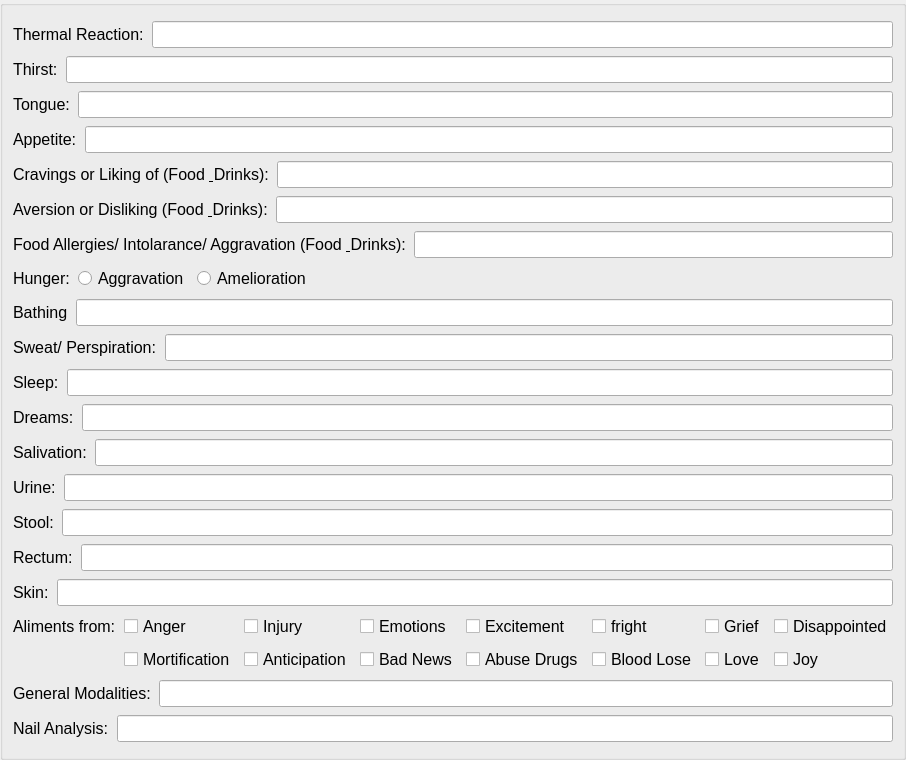
           <widget class="QGroupBox" name="groupBox_3">
            <property name="sizePolicy">
             <sizepolicy hsizetype="Expanding" vsizetype="Preferred">
              <horstretch>0</horstretch>
              <verstretch>0</verstretch>
             </sizepolicy>
            </property>
            <property name="font">
             <font>
              <pointsize>12</pointsize>
             </font>
            </property>
            <layout class="QVBoxLayout" name="verticalLayout_7">
             <property name="spacing">
              <number>8</number>
             </property>
             <property name="leftMargin">
              <number>10</number>
             </property>
             <property name="topMargin">
              <number>15</number>
             </property>
             <property name="rightMargin">
              <number>10</number>
             </property>
             <property name="bottomMargin">
              <number>15</number>
             </property>
             <item>
              <layout class="QHBoxLayout" name="horizontalLayout_18">
               <item>
                <widget class="QLabel" name="thermal_label">
                 <property name="font">
                  <font>
                   <pointsize>12</pointsize>
                  </font>
                 </property>
                 <property name="text">
                  <string>Thermal Reaction:</string>
                 </property>
                 <property name="buddy">
                  <cstring>thermal_lineEdit</cstring>
                 </property>
                </widget>
               </item>
               <item>
                <widget class="QLineEdit" name="thermal_lineEdit">
                 <property name="font">
                  <font>
                   <pointsize>12</pointsize>
                  </font>
                 </property>
                </widget>
               </item>
              </layout>
             </item>
             <item>
              <layout class="QHBoxLayout" name="horizontalLayout_19">
               <item>
                <widget class="QLabel" name="thirst_label">
                 <property name="font">
                  <font>
                   <pointsize>12</pointsize>
                  </font>
                 </property>
                 <property name="text">
                  <string>Thirst:</string>
                 </property>
                 <property name="buddy">
                  <cstring>thirst_lineEdit</cstring>
                 </property>
                </widget>
               </item>
               <item>
                <widget class="QLineEdit" name="thirst_lineEdit">
                 <property name="font">
                  <font>
                   <pointsize>12</pointsize>
                  </font>
                 </property>
                </widget>
               </item>
              </layout>
             </item>
             <item>
              <layout class="QHBoxLayout" name="horizontalLayout_20">
               <item>
                <widget class="QLabel" name="tongue_label">
                 <property name="font">
                  <font>
                   <pointsize>12</pointsize>
                  </font>
                 </property>
                 <property name="text">
                  <string>Tongue:</string>
                 </property>
                 <property name="buddy">
                  <cstring>tongue_lineEdit</cstring>
                 </property>
                </widget>
               </item>
               <item>
                <widget class="QLineEdit" name="tongue_lineEdit">
                 <property name="font">
                  <font>
                   <pointsize>12</pointsize>
                  </font>
                 </property>
                </widget>
               </item>
              </layout>
             </item>
             <item>
              <layout class="QHBoxLayout" name="horizontalLayout_21">
               <item>
                <widget class="QLabel" name="appetite_label">
                 <property name="font">
                  <font>
                   <pointsize>12</pointsize>
                  </font>
                 </property>
                 <property name="text">
                  <string>Appetite:</string>
                 </property>
                 <property name="buddy">
                  <cstring>appetite_lineEdit</cstring>
                 </property>
                </widget>
               </item>
               <item>
                <widget class="QLineEdit" name="appetite_lineEdit">
                 <property name="font">
                  <font>
                   <pointsize>12</pointsize>
                  </font>
                 </property>
                </widget>
               </item>
              </layout>
             </item>
             <item>
              <layout class="QHBoxLayout" name="horizontalLayout_22">
               <item>
                <widget class="QLabel" name="craving_label">
                 <property name="font">
                  <font>
                   <pointsize>12</pointsize>
                  </font>
                 </property>
                 <property name="text">
                  <string>Cravings or Liking of (Food &amp; Drinks):</string>
                 </property>
                 <property name="buddy">
                  <cstring>cravings_lineEdit</cstring>
                 </property>
                </widget>
               </item>
               <item>
                <widget class="QLineEdit" name="cravings_lineEdit">
                 <property name="font">
                  <font>
                   <pointsize>12</pointsize>
                  </font>
                 </property>
                </widget>
               </item>
              </layout>
             </item>
             <item>
              <layout class="QHBoxLayout" name="horizontalLayout_23">
               <item>
                <widget class="QLabel" name="dislike_label">
                 <property name="font">
                  <font>
                   <pointsize>12</pointsize>
                  </font>
                 </property>
                 <property name="text">
                  <string>Aversion or Disliking (Food &amp; Drinks):</string>
                 </property>
                 <property name="buddy">
                  <cstring>dislike_lineEdit</cstring>
                 </property>
                </widget>
               </item>
               <item>
                <widget class="QLineEdit" name="dislike_lineEdit">
                 <property name="font">
                  <font>
                   <pointsize>12</pointsize>
                  </font>
                 </property>
                </widget>
               </item>
              </layout>
             </item>
             <item>
              <layout class="QHBoxLayout" name="horizontalLayout_24">
               <item>
                <widget class="QLabel" name="intolerance_label">
                 <property name="font">
                  <font>
                   <pointsize>12</pointsize>
                  </font>
                 </property>
                 <property name="text">
                  <string>Food Allergies/ Intolarance/ Aggravation (Food &amp; Drinks):</string>
                 </property>
                 <property name="buddy">
                  <cstring>intolerance_lineEdit</cstring>
                 </property>
                </widget>
               </item>
               <item>
                <widget class="QLineEdit" name="intolerance_lineEdit">
                 <property name="font">
                  <font>
                   <pointsize>12</pointsize>
                  </font>
                 </property>
                </widget>
               </item>
              </layout>
             </item>
             <item>
              <layout class="QHBoxLayout" name="horizontalLayout_25">
               <item>
                <widget class="QLabel" name="hunger_label">
                 <property name="sizePolicy">
                  <sizepolicy hsizetype="Fixed" vsizetype="Preferred">
                   <horstretch>0</horstretch>
                   <verstretch>0</verstretch>
                  </sizepolicy>
                 </property>
                 <property name="font">
                  <font>
                   <pointsize>12</pointsize>
                  </font>
                 </property>
                 <property name="text">
                  <string>Hunger:</string>
                 </property>
                </widget>
               </item>
               <item>
                <widget class="QRadioButton" name="aggravation_radiobtn">
                 <property name="sizePolicy">
                  <sizepolicy hsizetype="Fixed" vsizetype="Fixed">
                   <horstretch>0</horstretch>
                   <verstretch>0</verstretch>
                  </sizepolicy>
                 </property>
                 <property name="font">
                  <font>
                   <pointsize>12</pointsize>
                  </font>
                 </property>
                 <property name="text">
                  <string>Aggravation</string>
                 </property>
                </widget>
               </item>
               <item>
                <widget class="QRadioButton" name="amelioration_radiobtn">
                 <property name="sizePolicy">
                  <sizepolicy hsizetype="Fixed" vsizetype="Fixed">
                   <horstretch>0</horstretch>
                   <verstretch>0</verstretch>
                  </sizepolicy>
                 </property>
                 <property name="font">
                  <font>
                   <pointsize>12</pointsize>
                  </font>
                 </property>
                 <property name="text">
                  <string>Amelioration</string>
                 </property>
                </widget>
               </item>
               <item>
                <spacer name="horizontalSpacer">
                 <property name="font">
                  <font>
                   <pointsize>12</pointsize>
                  </font>
                 </property>
                 <property name="orientation">
                  <enum>Qt::Horizontal</enum>
                 </property>
                 <property name="sizeHint" stdset="0">
                  <size>
                   <width>40</width>
                   <height>20</height>
                  </size>
                 </property>
                </spacer>
               </item>
              </layout>
             </item>
             <item>
              <layout class="QHBoxLayout" name="horizontalLayout_28">
               <item>
                <widget class="QLabel" name="bathing_label">
                 <property name="font">
                  <font>
                   <pointsize>12</pointsize>
                  </font>
                 </property>
                 <property name="text">
                  <string>Bathing</string>
                 </property>
                 <property name="buddy">
                  <cstring>bathing_lineEdit</cstring>
                 </property>
                </widget>
               </item>
               <item>
                <widget class="QLineEdit" name="bathing_lineEdit">
                 <property name="font">
                  <font>
                   <pointsize>12</pointsize>
                  </font>
                 </property>
                </widget>
               </item>
              </layout>
             </item>
             <item>
              <layout class="QHBoxLayout" name="horizontalLayout_29">
               <item>
                <widget class="QLabel" name="sweat_label">
                 <property name="font">
                  <font>
                   <pointsize>12</pointsize>
                  </font>
                 </property>
                 <property name="text">
                  <string>Sweat/ Perspiration:</string>
                 </property>
                 <property name="buddy">
                  <cstring>sweat_lineEdit</cstring>
                 </property>
                </widget>
               </item>
               <item>
                <widget class="QLineEdit" name="sweat_lineEdit">
                 <property name="font">
                  <font>
                   <pointsize>12</pointsize>
                  </font>
                 </property>
                </widget>
               </item>
              </layout>
             </item>
             <item>
              <layout class="QHBoxLayout" name="horizontalLayout_30">
               <item>
                <widget class="QLabel" name="aleep_label">
                 <property name="font">
                  <font>
                   <pointsize>12</pointsize>
                  </font>
                 </property>
                 <property name="text">
                  <string>Sleep:</string>
                 </property>
                 <property name="buddy">
                  <cstring>sleep_lineEdit</cstring>
                 </property>
                </widget>
               </item>
               <item>
                <widget class="QLineEdit" name="sleep_lineEdit">
                 <property name="font">
                  <font>
                   <pointsize>12</pointsize>
                  </font>
                 </property>
                </widget>
               </item>
              </layout>
             </item>
             <item>
              <layout class="QHBoxLayout" name="horizontalLayout_31">
               <item>
                <widget class="QLabel" name="dreams_label">
                 <property name="font">
                  <font>
                   <pointsize>12</pointsize>
                  </font>
                 </property>
                 <property name="text">
                  <string>Dreams:</string>
                 </property>
                 <property name="buddy">
                  <cstring>dreams_lineEdit</cstring>
                 </property>
                </widget>
               </item>
               <item>
                <widget class="QLineEdit" name="dreams_lineEdit">
                 <property name="font">
                  <font>
                   <pointsize>12</pointsize>
                  </font>
                 </property>
                </widget>
               </item>
              </layout>
             </item>
             <item>
              <layout class="QHBoxLayout" name="horizontalLayout_32">
               <item>
                <widget class="QLabel" name="salivation_label">
                 <property name="font">
                  <font>
                   <pointsize>12</pointsize>
                  </font>
                 </property>
                 <property name="text">
                  <string>Salivation:</string>
                 </property>
                 <property name="buddy">
                  <cstring>salivation_lineEdit</cstring>
                 </property>
                </widget>
               </item>
               <item>
                <widget class="QLineEdit" name="salivation_lineEdit">
                 <property name="font">
                  <font>
                   <pointsize>12</pointsize>
                  </font>
                 </property>
                </widget>
               </item>
              </layout>
             </item>
             <item>
              <layout class="QHBoxLayout" name="horizontalLayout_33">
               <item>
                <widget class="QLabel" name="urine_label">
                 <property name="font">
                  <font>
                   <pointsize>12</pointsize>
                  </font>
                 </property>
                 <property name="text">
                  <string>Urine:</string>
                 </property>
                 <property name="buddy">
                  <cstring>urine_lineEdit</cstring>
                 </property>
                </widget>
               </item>
               <item>
                <widget class="QLineEdit" name="urine_lineEdit">
                 <property name="font">
                  <font>
                   <pointsize>12</pointsize>
                  </font>
                 </property>
                </widget>
               </item>
              </layout>
             </item>
             <item>
              <layout class="QHBoxLayout" name="horizontalLayout_34">
               <item>
                <widget class="QLabel" name="stool_label">
                 <property name="font">
                  <font>
                   <pointsize>12</pointsize>
                  </font>
                 </property>
                 <property name="text">
                  <string>Stool:</string>
                 </property>
                 <property name="buddy">
                  <cstring>stool_lineEdit</cstring>
                 </property>
                </widget>
               </item>
               <item>
                <widget class="QLineEdit" name="stool_lineEdit">
                 <property name="font">
                  <font>
                   <pointsize>12</pointsize>
                  </font>
                 </property>
                </widget>
               </item>
              </layout>
             </item>
             <item>
              <layout class="QHBoxLayout" name="horizontalLayout_35">
               <item>
                <widget class="QLabel" name="rectum_label">
                 <property name="font">
                  <font>
                   <pointsize>12</pointsize>
                  </font>
                 </property>
                 <property name="text">
                  <string>Rectum:</string>
                 </property>
                 <property name="buddy">
                  <cstring>rectum_lineEdit</cstring>
                 </property>
                </widget>
               </item>
               <item>
                <widget class="QLineEdit" name="rectum_lineEdit">
                 <property name="font">
                  <font>
                   <pointsize>12</pointsize>
                  </font>
                 </property>
                </widget>
               </item>
              </layout>
             </item>
             <item>
              <layout class="QHBoxLayout" name="horizontalLayout_36">
               <item>
                <widget class="QLabel" name="skin_label">
                 <property name="font">
                  <font>
                   <pointsize>12</pointsize>
                  </font>
                 </property>
                 <property name="text">
                  <string>Skin:</string>
                 </property>
                 <property name="buddy">
                  <cstring>skin_lineEdit</cstring>
                 </property>
                </widget>
               </item>
               <item>
                <widget class="QLineEdit" name="skin_lineEdit">
                 <property name="font">
                  <font>
                   <pointsize>12</pointsize>
                  </font>
                 </property>
                </widget>
               </item>
              </layout>
             </item>
             <item>
              <layout class="QGridLayout" name="gridLayout">
               <item row="2" column="7">
                <widget class="QCheckBox" name="abuseDrugs_checkBox">
                 <property name="font">
                  <font>
                   <pointsize>12</pointsize>
                  </font>
                 </property>
                 <property name="text">
                  <string>Abuse Drugs</string>
                 </property>
                </widget>
               </item>
               <item row="2" column="8">
                <widget class="QCheckBox" name="bloodLose_checkBox">
                 <property name="font">
                  <font>
                   <pointsize>12</pointsize>
                  </font>
                 </property>
                 <property name="text">
                  <string>Blood Lose</string>
                 </property>
                </widget>
               </item>
               <item row="0" column="11">
                <widget class="QCheckBox" name="grief_checkBox">
                 <property name="font">
                  <font>
                   <pointsize>12</pointsize>
                  </font>
                 </property>
                 <property name="text">
                  <string>Grief</string>
                 </property>
                </widget>
               </item>
               <item row="0" column="1">
                <widget class="QCheckBox" name="anger_checkBox">
                 <property name="font">
                  <font>
                   <pointsize>12</pointsize>
                  </font>
                 </property>
                 <property name="text">
                  <string>Anger</string>
                 </property>
                </widget>
               </item>
               <item row="2" column="1">
                <widget class="QCheckBox" name="mortification_checkBox">
                 <property name="font">
                  <font>
                   <pointsize>12</pointsize>
                  </font>
                 </property>
                 <property name="text">
                  <string>Mortification</string>
                 </property>
                </widget>
               </item>
               <item row="2" column="6">
                <widget class="QCheckBox" name="badnews_checkBox">
                 <property name="font">
                  <font>
                   <pointsize>12</pointsize>
                  </font>
                 </property>
                 <property name="text">
                  <string>Bad News</string>
                 </property>
                </widget>
               </item>
               <item row="2" column="12">
                <widget class="QCheckBox" name="joy_checkBox">
                 <property name="font">
                  <font>
                   <pointsize>12</pointsize>
                  </font>
                 </property>
                 <property name="text">
                  <string>Joy</string>
                 </property>
                </widget>
               </item>
               <item row="2" column="11">
                <widget class="QCheckBox" name="love_checkBox">
                 <property name="font">
                  <font>
                   <pointsize>12</pointsize>
                  </font>
                 </property>
                 <property name="text">
                  <string>Love</string>
                 </property>
                </widget>
               </item>
               <item row="0" column="7">
                <widget class="QCheckBox" name="excitement_checkBox">
                 <property name="font">
                  <font>
                   <pointsize>12</pointsize>
                  </font>
                 </property>
                 <property name="text">
                  <string>Excitement</string>
                 </property>
                </widget>
               </item>
               <item row="0" column="0">
                <widget class="QLabel" name="aliments_label">
                 <property name="font">
                  <font>
                   <pointsize>12</pointsize>
                  </font>
                 </property>
                 <property name="text">
                  <string>Aliments from:</string>
                 </property>
                </widget>
               </item>
               <item row="0" column="4">
                <widget class="QCheckBox" name="injury_checkBox">
                 <property name="font">
                  <font>
                   <pointsize>12</pointsize>
                  </font>
                 </property>
                 <property name="text">
                  <string>Injury</string>
                 </property>
                </widget>
               </item>
               <item row="0" column="8">
                <widget class="QCheckBox" name="fright_checkBox">
                 <property name="font">
                  <font>
                   <pointsize>12</pointsize>
                  </font>
                 </property>
                 <property name="text">
                  <string>fright</string>
                 </property>
                </widget>
               </item>
               <item row="2" column="4">
                <widget class="QCheckBox" name="anticipation_checkBox">
                 <property name="font">
                  <font>
                   <pointsize>12</pointsize>
                  </font>
                 </property>
                 <property name="text">
                  <string>Anticipation</string>
                 </property>
                </widget>
               </item>
               <item row="0" column="6">
                <widget class="QCheckBox" name="emotions_checkBox">
                 <property name="font">
                  <font>
                   <pointsize>12</pointsize>
                  </font>
                 </property>
                 <property name="text">
                  <string>Emotions</string>
                 </property>
                </widget>
               </item>
               <item row="0" column="12">
                <widget class="QCheckBox" name="disappointed_checkBox">
                 <property name="font">
                  <font>
                   <pointsize>12</pointsize>
                  </font>
                 </property>
                 <property name="text">
                  <string>Disappointed</string>
                 </property>
                </widget>
               </item>
              </layout>
             </item>
             <item>
              <layout class="QHBoxLayout" name="horizontalLayout_26">
               <item>
                <widget class="QLabel" name="generalModalities_label">
                 <property name="font">
                  <font>
                   <pointsize>12</pointsize>
                  </font>
                 </property>
                 <property name="text">
                  <string>General Modalities:</string>
                 </property>
                 <property name="buddy">
                  <cstring>generalModalities_lineEdit</cstring>
                 </property>
                </widget>
               </item>
               <item>
                <widget class="QLineEdit" name="generalModalities_lineEdit">
                 <property name="font">
                  <font>
                   <pointsize>12</pointsize>
                  </font>
                 </property>
                </widget>
               </item>
              </layout>
             </item>
             <item>
              <layout class="QHBoxLayout" name="horizontalLayout_27">
               <item>
                <widget class="QLabel" name="nailAnalysis_label">
                 <property name="font">
                  <font>
                   <pointsize>12</pointsize>
                  </font>
                 </property>
                 <property name="text">
                  <string>Nail Analysis:</string>
                 </property>
                 <property name="buddy">
                  <cstring>nailAnalysis_lineEdit</cstring>
                 </property>
                </widget>
               </item>
               <item>
                <widget class="QLineEdit" name="nailAnalysis_lineEdit">
                 <property name="font">
                  <font>
                   <pointsize>12</pointsize>
                  </font>
                 </property>
                </widget>
               </item>
              </layout>
             </item>
            </layout>
           </widget>
